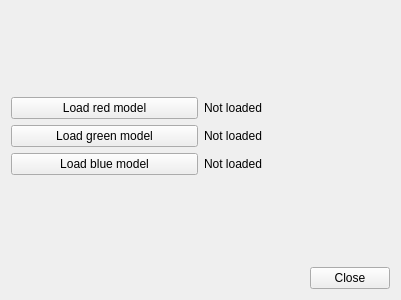
<?xml version="1.0" encoding="UTF-8"?>
<ui version="4.0">
 <class>Window</class>
 <widget class="QWidget" name="Window">
  <property name="geometry">
   <rect>
    <x>0</x>
    <y>0</y>
    <width>400</width>
    <height>300</height>
   </rect>
  </property>
  <property name="windowTitle">
   <string>Load models</string>
  </property>
  <layout class="QVBoxLayout" name="verticalLayout">
   <item>
    <spacer name="verticalSpacer_2">
     <property name="orientation">
      <enum>Qt::Vertical</enum>
     </property>
     <property name="sizeHint" stdset="0">
      <size>
       <width>379</width>
       <height>72</height>
      </size>
     </property>
    </spacer>
   </item>
   <item>
    <layout class="QVBoxLayout" name="verticalLayout_3">
     <item>
      <layout class="QHBoxLayout" name="horizontalLayout_3">
       <item>
        <widget class="QPushButton" name="redButton">
         <property name="text">
          <string>Load red model</string>
         </property>
        </widget>
       </item>
       <item>
        <widget class="QLabel" name="redLabel">
         <property name="text">
          <string>Not loaded</string>
         </property>
        </widget>
       </item>
      </layout>
     </item>
     <item>
      <layout class="QHBoxLayout" name="horizontalLayout_4">
       <item>
        <widget class="QPushButton" name="greenButton">
         <property name="text">
          <string>Load green model</string>
         </property>
        </widget>
       </item>
       <item>
        <widget class="QLabel" name="greenLabel">
         <property name="text">
          <string>Not loaded</string>
         </property>
        </widget>
       </item>
      </layout>
     </item>
     <item>
      <layout class="QHBoxLayout" name="horizontalLayout_5">
       <item>
        <widget class="QPushButton" name="blueButton">
         <property name="text">
          <string>Load blue model</string>
         </property>
        </widget>
       </item>
       <item>
        <widget class="QLabel" name="blueLabel">
         <property name="text">
          <string>Not loaded</string>
         </property>
        </widget>
       </item>
      </layout>
     </item>
    </layout>
   </item>
   <item>
    <spacer name="verticalSpacer">
     <property name="orientation">
      <enum>Qt::Vertical</enum>
     </property>
     <property name="sizeHint" stdset="0">
      <size>
       <width>379</width>
       <height>72</height>
      </size>
     </property>
    </spacer>
   </item>
   <item>
    <layout class="QHBoxLayout" name="horizontalLayout_2">
     <item>
      <spacer name="horizontalSpacer_2">
       <property name="orientation">
        <enum>Qt::Horizontal</enum>
       </property>
       <property name="sizeHint" stdset="0">
        <size>
         <width>40</width>
         <height>20</height>
        </size>
       </property>
      </spacer>
     </item>
     <item>
      <widget class="QPushButton" name="closeButton">
       <property name="sizePolicy">
        <sizepolicy hsizetype="Fixed" vsizetype="Fixed">
         <horstretch>0</horstretch>
         <verstretch>0</verstretch>
        </sizepolicy>
       </property>
       <property name="text">
        <string>Close</string>
       </property>
      </widget>
     </item>
    </layout>
   </item>
  </layout>
 </widget>
 <resources/>
 <connections/>
</ui>
